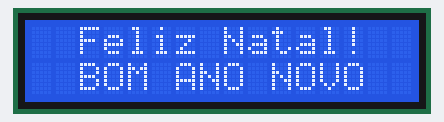
A sketch run on a simulated Arduino Uno, built with avr-gcc and run on an emulated ATmega328P. Parts: 16×2 character LCD.

Above: at 1.1 s.
At 5.1 s:
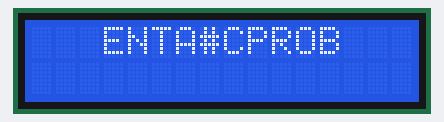
At 6.22 s:
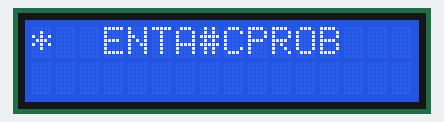
At 7.03 s:
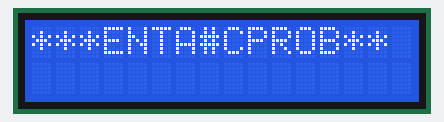
At 8.9 s:
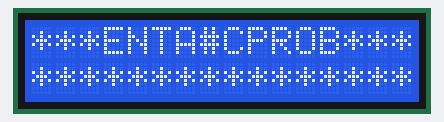
At 12.0 s:
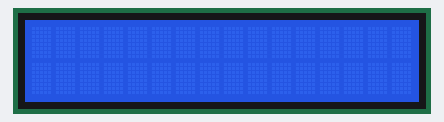

Measured:
- by itself, everything shown: repeats every 12.4 s, in 54 steps
- what the display in image 0 shows lasts 3.1 s, from 1.0 s to 4.1 s
- what the display in image 1 shows lasts 1.0 s, from 5.1 s to 6.1 s
- what the display in image 5 shows lasts 0.5 s, from 12.0 s to 12.5 s

The sketch:

teste_LCD.ino
```cpp
#include <Wire.h>
#include <LiquidCrystal_I2C.h>

LiquidCrystal_I2C lcd(0x27,2,1,0,4,5,6,7,3,POSITIVE);

int i,j, col;
char cprob[]="ENTA#CPROB";
char feliz[]="Feliz";
char natal[]="Natal";
char bom[]="BOM";
char ano[]="ANO";
char novo[]="NOVO";
char votos[]="Sao os votos do";

void setup() {
  Serial.begin(9600);
  lcd.begin(16,2);
}

void loop() {

    //faz feliz natal
    col=2;
    for(j=0;j<=4;j++){
      lcd.setCursor(col,0);
      lcd.print(feliz[j]);
      delay(50);
      col++;

    }
    col++;
    for(j=0;j<=4;j++){
      lcd.setCursor(col,0);
      lcd.print(natal[j]);
      delay(50);
      col++;
    }
    lcd.print("!");


    //faz bom ano novo
    col=13;
    for(j=3;j>=0;j--){
      lcd.setCursor(col,1);
      lcd.print(novo[j]);
      delay(50);
      col--;
    }
    col--;
    for(j=2;j>=0;j--){
      lcd.setCursor(col,1);
      lcd.print(ano[j]);
      delay(50);
      col--;
    }
    col--;
    for(j=2;j>=0;j--){
      lcd.setCursor(col,1);
      lcd.print(bom[j]);
      delay(50);
      col--;
    }
    delay(3000);
    lcd.clear();
    delay(500);

    //faz entacprob
    col=3;
    for(j=0;j<=9;j++){
      lcd.setCursor(col,0);
      lcd.print(cprob[j]);
      delay(50);
      col++;
    }
    delay(1000);

    //faz *
    for(j=0;j<=2;j++){
      lcd.setCursor(j,0);
      lcd.print("*");
      delay(200);
    }
    for(j=13;j<=15;j++){
      lcd.setCursor(j,0);
      lcd.print("*");
      delay(200);
    }
    for(j=0;j<=15;j++){
      lcd.setCursor(j,1);
      lcd.print("*");
      delay(100);
    }
    delay(3000);
    lcd.clear();
    delay(500);


}
```
